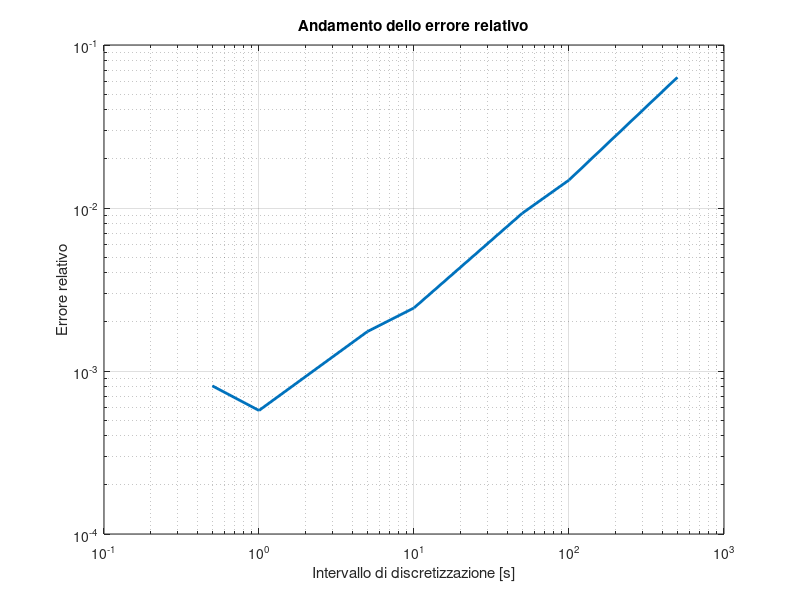

Source code (MATLAB):
% Esame del 2 febbraio 2024 punto b - turno mattino 
% Simone Canevarolo
% S269893
% 19 aprile 2024

clear all
close all
clc

raggio = 20e-2; % m
altezza = 7.5e3; % m
uu = 5; % m/s
T0 = 233; % K
hh = 100; % W/m^2/K
Taria = 270; % K
ro = 1e3; % kg/m^3

kk = @(T) 5*(T/T0);
cp = @(T) 670+1.2*(T-233);

dr = 1e-3;
rr = (0:dr:raggio)';
Nr = length(rr);

tempomax = altezza/uu; % s

dtvett = [0.5 1 5 10 50 100 500];

Tm = T0*ones(Nr,1);
zz = 1;

err = zeros(length(dtvett),1);

% Tcentro = T0*ones(Nt,1);
% Tsuperficie = T0*ones(Nt,1);


for zz = 1:length(dtvett)

    dt = dtvett(zz);
    tt = (0:dt:tempomax);
    Nt = length(tt);
    

for ii = 1:Nt

    aa = kk(Tm)*dt./dr^2./ro./cp(Tm);
    
%     sub_diag = -aa.*(1/dr^2-1/dr./rr);
%     main_diag = (1+2*aa);
%     sup_diag = -aa.*(1/dr^2-1/dr./rr);
    
    sub_diag = -aa;
    main_diag = (1+2*aa);
    sup_diag = -aa;
    
    Band = [sub_diag, main_diag, sup_diag];
    
    AA = spdiags(Band,-1:1,Nr,Nr);
    
    bb = Tm;

    AA(1,1) = -1;
    AA(1,2) = 1;
    bb(1) = 0;

    AA(end,end-1) = -kk(Tm(end))/dr;
    AA(end,end) = kk(Tm(end))/dr-hh;
    bb(end) = -Taria*hh;

    TT = AA\bb;

    err(zz) = norm(TT-Tm)/norm(Tm-T0);

    Tm = TT;

end

end

figure(1)
loglog(dtvett,err,'linewidth',2)
grid on
xlabel('Intervallo di discretizzazione [s]')
ylabel('Errore relativo')
title('Andamento dello errore relativo')

